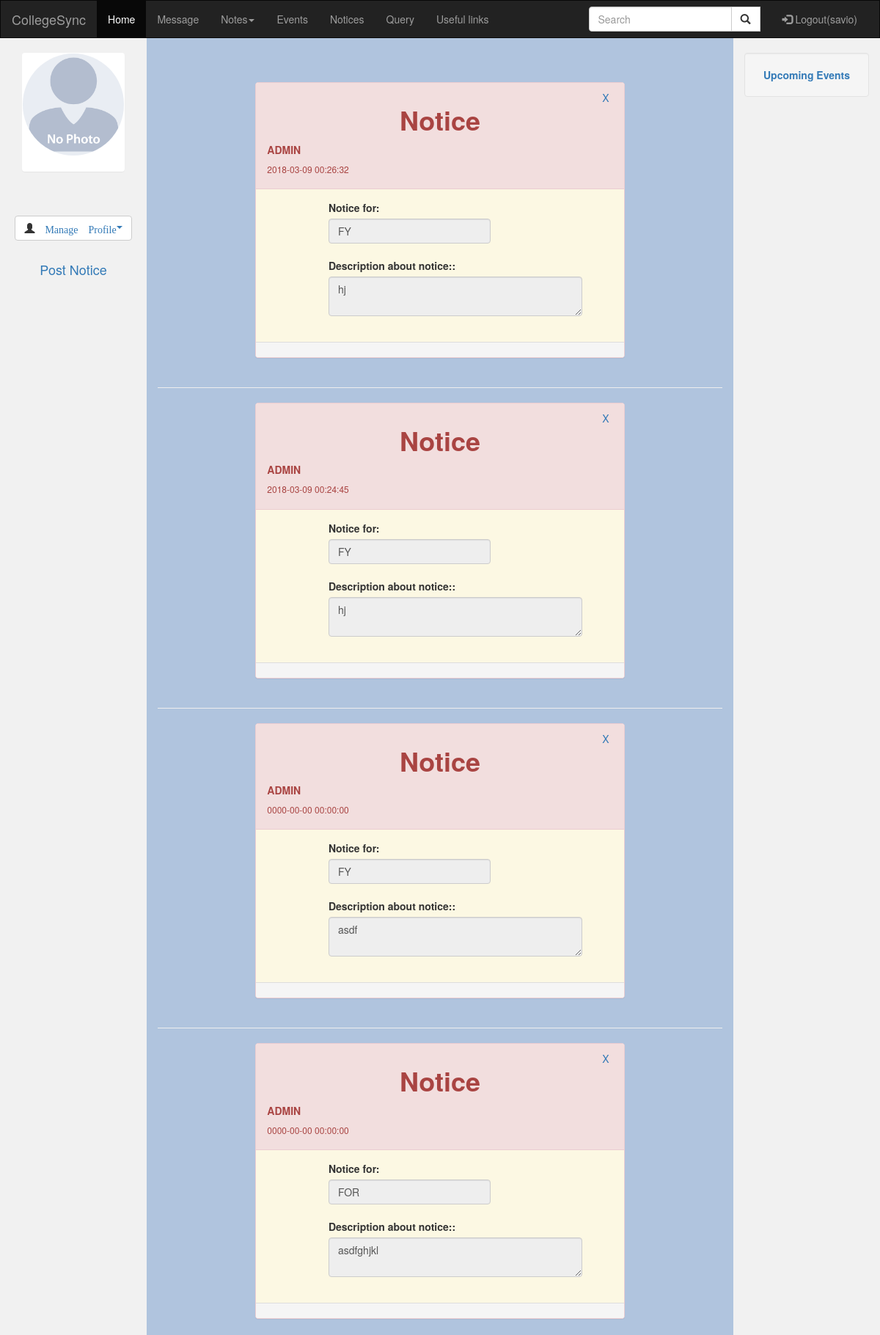
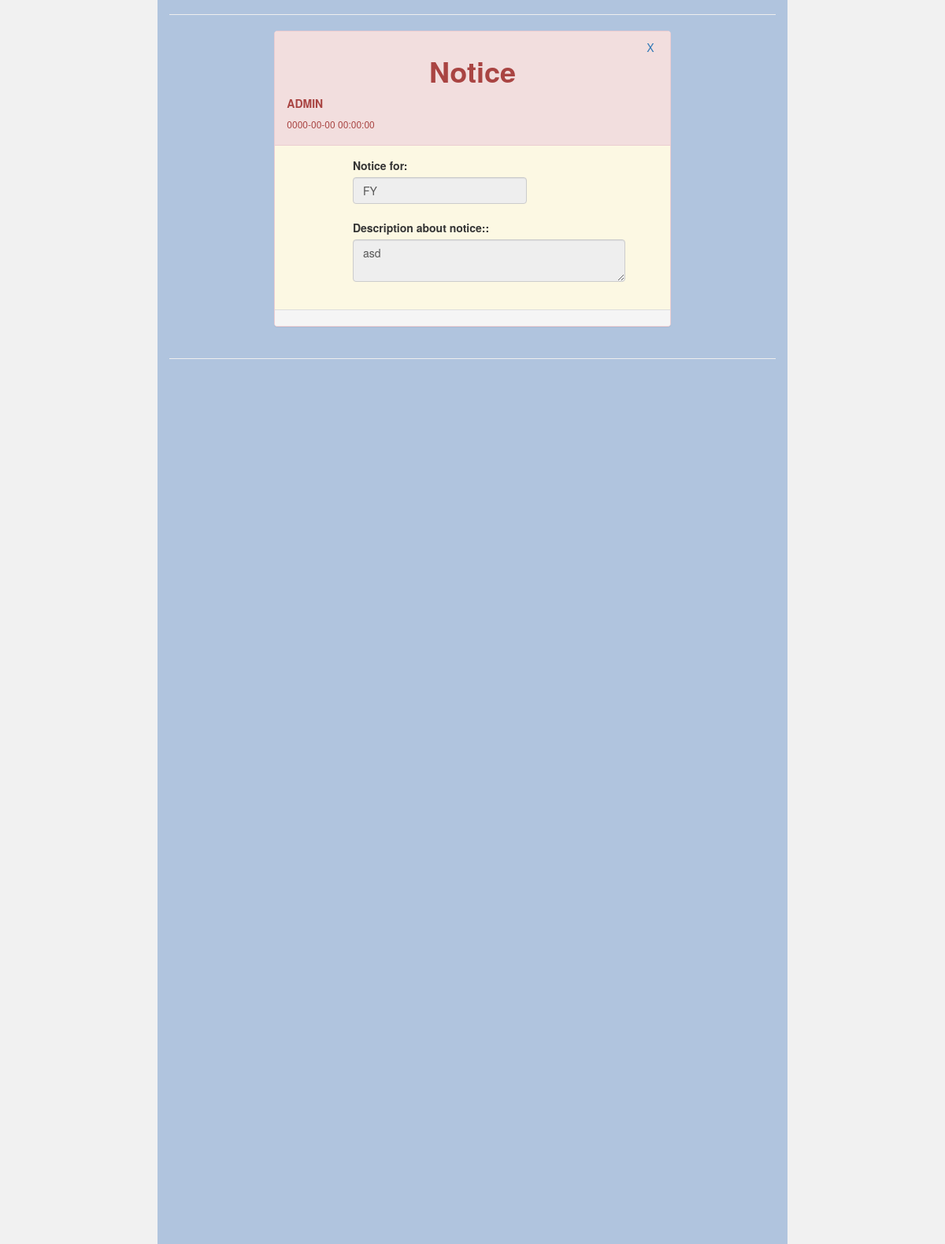
Page /ADMIN/adminnotice.php (signed in, upper part) on the committed database (2 pictures, top to bottom).
### tables this page shows
CREATE TABLE IF NOT EXISTS `notice` (
  `notice_id` int(11) NOT NULL AUTO_INCREMENT,
  `sender` varchar(111) NOT NULL,
  `clas` varchar(111) NOT NULL,
  `notice` varchar(111) NOT NULL,
  `status` int(111) NOT NULL,
  `datetime` datetime NOT NULL,
  PRIMARY KEY (`notice_id`)
);

### ADMIN/adminnotice.php (the view, shortened to what this page needs)
<!DOCTYPE html>
<html lang="en">
<head>
  <link rel="stylesheet" href="https://maxcdn.bootstrapcdn.com/bootstrap/3.3.7/css/bootstrap.min.css">
</head>
<body style="background:  #B0C4DE;">
<?php
include("nav.php");
?>
<?php
          $id=$_SESSION['id'];
           $query="SELECT * from admin where admin_id='$id' ";
           $res=mysql_query($query);
           $row=mysql_fetch_row($res);
           ?>
<div class="container-fluid text-center">
  <div class="row content">
    <div class="col-sm-2 sidenav">
    <div class="container-fluid">
        <div class="panel">
          <div class="row">
            <div class="col-sm-12 col-xs-6 col-sm-offset-0 col-xs-offset-3">
   <?php
              if (strpos($row[7], '.jpg') !== false) {
                echo"<img src='$row[7]' class='img img-responsive img-circle'>";
              }
              else
              {
                echo"<img src='../USER/userdp/no_image.png'    class='img img-responsive img-circle'>";
              }?>                <br>
            </div>
          </div>
          <div class="row">
            <div class="col-sm-6 col-sm-offset-3">
          </div>
          </div>
        </div>
      </div>
    <br>
    <br>
         <button type="button" class="btn btn-default btn-md"><li class="dropdown glyphicon glyphicon-user">
          <a class="dropdown-toggle" data-toggle="dropdown" href="view.html">Manage Profile<span class="caret"></span></a>
        </li>
        </button>
        <br>
        <br>
   <a><h4 id="wall" >Post Notice</h4></a>
    <br>
    </div>
    <div class="col-sm-8 text-left">
<br>
<br>
<br>
        <?php
           $query="SELECT * from notice order by notice_id desc limit 5";
           $res=mysql_query($query);
           while ($row=mysql_fetch_row($res))
           {
            echo"
      <div class='row'>
    <div class='col-sm-offset-2 col-sm-8'>
  <div class='panel panel-danger'>
      <div class='panel-heading'>
    <div class='row'>
      <div class='col-sm-4 col-sm-offset-4'>
      <center><h1><strong> Notice</strong></h1></center>
      </div>";
      echo"<div id='del'>";
            echo"<a href='deletenotice.php?id=$row[0]'>X</a>";
            echo"</div>";
echo"
      </div>
      <b>ADMIN </b>
      <h6>$row[5]</h6>
      </div>
      <div class='panel-body bg-warning'>
      <div class='row'>
      <div class='col-sm-6 col-sm-offset-2'>
        <label class='pull-center'><strong>Notice for:</strong></label>
        <input type='text' value='$row[2]' class='form-control' disabled>
        </div>
        </div>
       <div class='row'>
      <div class='col-sm-9 col-sm-offset-2'>
              <label><br/><strong>Description about notice::</strong></label><br/>
              <center><textarea class='form-control' rows='auto' disabled>$row[3]</textarea ><br/>
              </center>
        </div>
      </div>
      </div>
      <div class='panel-footer bg-danger'>
              </div>
      </div></div>
      </div>
      <hr/>";
    }
    ?>
    </div>
<?php
include("rightside.php");
?>
</body>
</html>

### ADMIN/nav.php (shortened to what this page needs)
<?php
	$id=$_SESSION['id'];
           $query="SELECT * from admin where admin_id='$id' ";
    $res=mysql_query($query);
    $row=mysql_fetch_row($res);
?>
<!DOCTYPE html>
<html>
<head>
</head>
<body>
	<nav class="navbar navbar-inverse">
  <div class="container-fluid">
    <div class="navbar-header">
      <a class="navbar-brand" href="home.php">CollegeSync</a>
    </div>
    <div class="collapse navbar-collapse" id="myNavbar">
      <ul class="nav navbar-nav">
        <li class="active"><a href="home.php" class="">Home</a></li>
        <li><a href="message.php" id="msg" name="msg"><span class="label label-pill label-danger count1" style="border-radius:10px;"></span>Message</a></li>
        <li class="dropdown">
          <a class="dropdown-toggle" data-toggle="dropdown" href="#"><span class=''></span> Notes<span class="caret"></span></a>
        </li>
         <li><a href="adminevent.php">Events</a></li>
        <li><a href="adminnotice.php">Notices</a></li>
        <li><a href="query.php">Query</a></li>
        <li><a href="usefullink.php">Useful links</a></li>
      </ul>
       <ul class="nav navbar-nav navbar-right">
          <li><a href="logout.php"><span class="glyphicon glyphicon-log-in"></span> Logout(<?php echo $row[1];?>)</a></li>
        </ul>
        <form class="navbar-form navbar-right" method="GET" name="cs_search" action="search.php">
        <div class="input-group">
          <input type="text" class="form-control" placeholder="Search" id="Search1" name="Search1" onkeyup="searching();">
          <div class="input-group-btn">
            <button class="btn btn-default" type="submit" onclick="fn();">
              <span class="glyphicon glyphicon-search"></span>
            </button>
            </div>
          </div>
        </form>
          </div>
  </div>
</nav>
</body>
</html>

### ADMIN/adminnotice.php (style rules this page uses)
.navbar { margin-bottom: 0; border-radius: 0; }
.row.content { height: 450px }
.sidenav { padding-top: 20px; background-color: #f1f1f1; height: 1280%; }
#del { float:right; margin-right: 20px; }

### ADMIN/nav.php (style rules this page uses)
.dropdown { position: relative; display: inline-block; }

### rows in the picture
notice: datetime "2018-03-09 00:26:32", clas "FY", notice "hj"
notice: datetime "2018-03-09 00:24:45", clas "FY", notice "hj"
notice: datetime "0000-00-00 00:00:00", clas "FY", notice "asdf"
notice: datetime "0000-00-00 00:00:00", clas "FOR", notice "asdfghjkl"
notice: datetime "0000-00-00 00:00:00", clas "FY", notice "asd"

### other values in the picture
$row[1] "savio"
